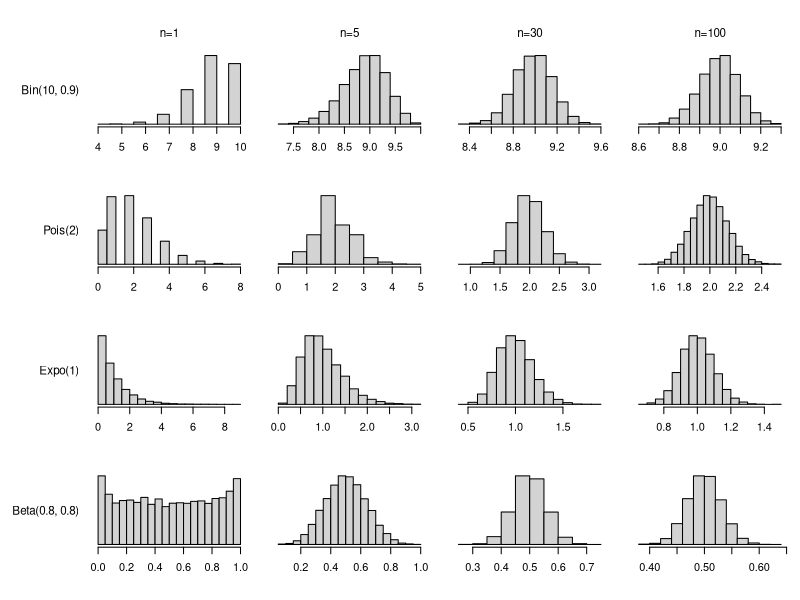

The R source for this figure:
## Central Limit Theorem (CLT)
## ------------------------------
##
## Demonstrate features of the CLT using simulation
##
## CLT defintion:
##
## Let $X_1$, $X_2$, $X_3$, ... be i.i.d.~random variables, each with
## mean $\mu$ and variance $\sigma^2$.
##
## Then, the sample mean $\bar{X}_n$ of $n$ such variables is itself a
## random variable.
##
## The CLT describes (a property of) the distribution of this random
## variable $\bar{X}_n$. Namely, in the limit as $n \to \infty$,
## $\bar{X}_n$ follows a _normal distribution_ with mean $\mu$ and
## variance $\sigma^2 / n$. That is,
##
## $$ \bar{X}_n \sim \mathcal{N}(\mu,\,\sigma^2/n) $$
##
## This fact holds _regardless of the distribution of the original
## random variables $X_i$._ Note, $\mu$ and $\sigma$ must be finite.
##
## The values of the mean and variance of the sampling distribution
## are known from the properties of expectation and variance, not from
## the CLT. The CLT adds the information about the distribution
## apporaching Normality.
##
## Nonetheless, its useful to now list all the facts about the sample
## mean together:
##
##   * $\mathop{\mathbb{E}} \bar{X}_n = \mu$
##   * $\mathop{Var}\bar{X}_n = \sigma^2/n$
##   * $\bar{X}_n \sim $\mathcal{N}(\mu,\, \sigma^2/n)
##
## The variance, notably, depends on both the variance of the
## population distribution $\sigma$ _and_ the sample size _n_. Larger
## sample sizes lead to smaller variance in our estimate of the
## population mean $\mu$.
##
##
## An example: Roll a die 10 times and average the results. This
## average is the _sample mean_ for one iteration of this experiment,
## namely the experiment of rolling a die 10 times. If we repeat this
## measurement many times, we will get different mean values each
## time. If we plot a histogram of these values, we will see that
## their _distribution_ approaches normal as we repeat the experiment
## more and more. That is, the values of this averaging measure follow
## a distribution, and that distribution is approximately
## normal. Notably, the spread of the distribution also depends on the
## value $n$ (in this case, 10), which is the number of values in each
## average.


## The following code recreates Figure 10.5 from Blitzstein and Hwang,
## Introduction to Probability.

## Demonstration of approach to normality of sample mean as we
## increase number of random variates per trial, even for variates
## that do not come from a normal distribution.

## generate random variates from Binomial, Poission, Exponential, and Beta distributions
fbin  <- function(N) { rbinom(N, size=10, prob=0.9) }
fpois <- function(N) { rpois(N, lambda=2) }
fexpo <- function(N) { rexp(N, rate=1) }
fbeta <- function(N) { rbeta(N, shape1=0.8, shape2=0.8) }

## Each plot contains 10,000 simulated trials
ntrials <- 10000

## Each row contains simulated samples from one non-normal distribution...
dists   <- c(fbin, fpois, fexpo, fbeta)
ylabels <- c("Bin(10, 0.9)", "Pois(2)", "Expo(1)", "Beta(0.8, 0.8)")

## ...for each of 4 different values for the number of r.v's taken for each sample mean
## e.g. in the last column, each trial is the average of 100 realized r.v. values
n <- c(1, 5, 30, 100)

## broken out for-loop steps for clarity
par(mfrow=c(4, 4), oma=c(2, 6, 1, 0), mar=c(2,1,3,1), yaxt="n")
i <- 1
mapply(function(dist, label, i) {
  lapply(n, function (n.) {
    ## simulate trials, get sample mean
    draws <- dist(n. * ntrials)          # simulate draws from the distribution
    trials <- matrix(draws, ntrials, n.) # each row of matrix is one experiment of n. draws
    means <- apply(trials, 1, mean)      # take the sample mean for each trial

    ## plot
    hist(means, main="", xlab="")

    ## labels
    if (n. == 1)
      mtext(label, line=1, side=2, adj=1, las=2, cex=0.7)
    if (i == 1)
      mtext(paste0("n=", n.), side=3, line=1, outer=F, adj=0.5, cex=0.7)
  })
}, dists, ylabels, 1:4)
